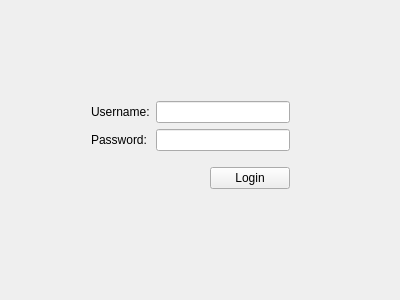
<?xml version="1.0" encoding="UTF-8"?>
<ui version="4.0">
 <class>MainWindow</class>
 <widget class="QMainWindow" name="MainWindow">
  <property name="geometry">
   <rect>
    <x>0</x>
    <y>0</y>
    <width>400</width>
    <height>300</height>
   </rect>
  </property>
  <property name="windowTitle">
   <string>MainWindow</string>
  </property>
  <widget class="QWidget" name="centralWidget">
   <widget class="QStackedWidget" name="stackedWidget">
    <property name="geometry">
     <rect>
      <x>0</x>
      <y>0</y>
      <width>400</width>
      <height>300</height>
     </rect>
    </property>
    <property name="currentIndex">
     <number>0</number>
    </property>
    <widget class="QWidget" name="page">
     <widget class="QWidget" name="layoutWidget">
      <property name="geometry">
       <rect>
        <x>80</x>
        <y>80</y>
        <width>221</width>
        <height>131</height>
       </rect>
      </property>
      <layout class="QGridLayout" name="gridLayout_2">
       <item row="0" column="0">
        <layout class="QGridLayout" name="gridLayout">
         <item row="0" column="0">
          <widget class="QLabel" name="label">
           <property name="text">
            <string>Username:</string>
           </property>
          </widget>
         </item>
         <item row="0" column="1">
          <widget class="QLineEdit" name="usernameLineEdit"/>
         </item>
         <item row="1" column="0">
          <widget class="QLabel" name="label_2">
           <property name="text">
            <string>Password:</string>
           </property>
          </widget>
         </item>
         <item row="1" column="1">
          <widget class="QLineEdit" name="passwordLineEdit">
           <property name="echoMode">
            <enum>QLineEdit::Password</enum>
           </property>
          </widget>
         </item>
        </layout>
       </item>
       <item row="1" column="0">
        <layout class="QHBoxLayout" name="horizontalLayout">
         <item>
          <spacer name="horizontalSpacer">
           <property name="orientation">
            <enum>Qt::Horizontal</enum>
           </property>
           <property name="sizeHint" stdset="0">
            <size>
             <width>40</width>
             <height>20</height>
            </size>
           </property>
          </spacer>
         </item>
         <item>
          <widget class="QPushButton" name="loginButton">
           <property name="text">
            <string>Login</string>
           </property>
          </widget>
         </item>
        </layout>
       </item>
      </layout>
     </widget>
    </widget>
    <widget class="QWidget" name="page_2">
     <widget class="QPushButton" name="logoutButton">
      <property name="geometry">
       <rect>
        <x>250</x>
        <y>220</y>
        <width>80</width>
        <height>22</height>
       </rect>
      </property>
      <property name="text">
       <string>Log Out</string>
      </property>
     </widget>
     <widget class="QWidget" name="layoutWidget">
      <property name="geometry">
       <rect>
        <x>60</x>
        <y>60</y>
        <width>151</width>
        <height>131</height>
       </rect>
      </property>
      <layout class="QGridLayout" name="gridLayout_3">
       <item row="0" column="0">
        <layout class="QHBoxLayout" name="horizontalLayout_5">
         <item>
          <widget class="QLabel" name="label_3">
           <property name="text">
            <string>Name:</string>
           </property>
          </widget>
         </item>
         <item>
          <widget class="QLabel" name="nameLabel">
           <property name="text">
            <string>TextLabel</string>
           </property>
          </widget>
         </item>
        </layout>
       </item>
       <item row="1" column="0">
        <layout class="QHBoxLayout" name="horizontalLayout_4">
         <item>
          <widget class="QLabel" name="label_5">
           <property name="text">
            <string>Age:</string>
           </property>
          </widget>
         </item>
         <item>
          <widget class="QLabel" name="ageLabel">
           <property name="text">
            <string>TextLabel</string>
           </property>
          </widget>
         </item>
        </layout>
       </item>
       <item row="2" column="0">
        <layout class="QHBoxLayout" name="horizontalLayout_3">
         <item>
          <widget class="QLabel" name="label_6">
           <property name="text">
            <string>Gender:</string>
           </property>
          </widget>
         </item>
         <item>
          <widget class="QLabel" name="genderLabel">
           <property name="text">
            <string>TextLabel</string>
           </property>
          </widget>
         </item>
        </layout>
       </item>
       <item row="3" column="0">
        <layout class="QHBoxLayout" name="horizontalLayout_2">
         <item>
          <widget class="QLabel" name="label_7">
           <property name="text">
            <string>Married:</string>
           </property>
          </widget>
         </item>
         <item>
          <widget class="QLabel" name="marriedLabel">
           <property name="text">
            <string>TextLabel</string>
           </property>
          </widget>
         </item>
        </layout>
       </item>
      </layout>
     </widget>
    </widget>
   </widget>
  </widget>
 </widget>
 <layoutdefault spacing="6" margin="11"/>
 <tabstops>
  <tabstop>usernameLineEdit</tabstop>
  <tabstop>passwordLineEdit</tabstop>
  <tabstop>loginButton</tabstop>
  <tabstop>logoutButton</tabstop>
 </tabstops>
 <resources/>
 <connections/>
</ui>
